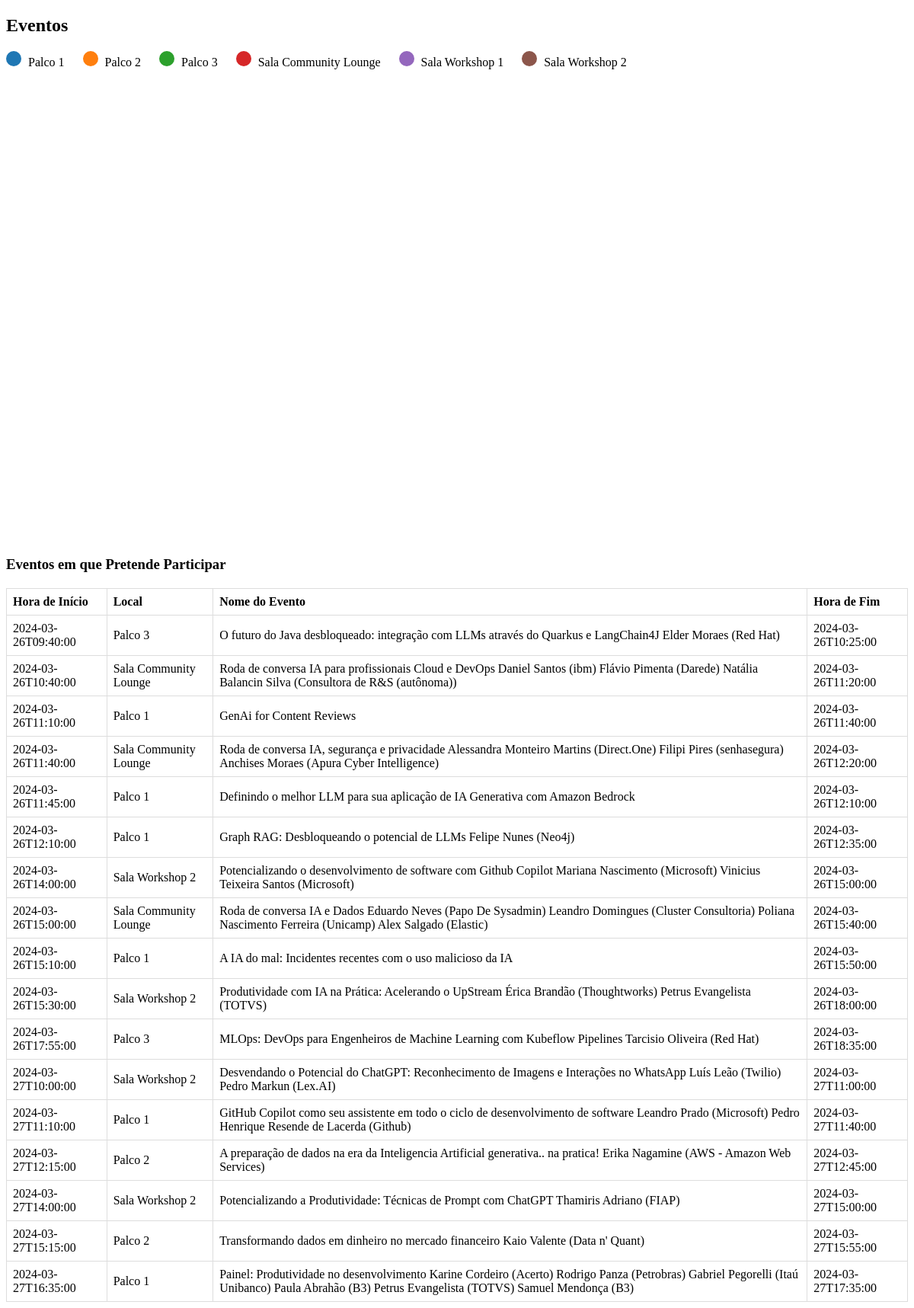
/eventos, run on the app's committed database.
### tables this page shows
CREATE TABLE "eventos" (
	"id"	INTEGER,
	"nome"	TEXT,
	"dia"	TEXT,
	"start"	TEXT,
	"fim"	TEXT,
	"local"	TEXT,
	"pretende_participar"	INTEGER,
	PRIMARY KEY("id" AUTOINCREMENT)
);

### server.py (the view)
@app.route('/eventos')
def eventos():
    conn = sqlite3.connect('eventos.db')
    c = conn.cursor()
    c.execute("SELECT * FROM eventos")
    eventos = c.fetchall()
    eventos.sort(key=lambda x: datetime.strptime(x[3], '%Y-%m-%dT%H:%M:%S'))
    conn.close()
    return render_template('eventos.html', eventos=eventos)

### templates/eventos.html (shortened to what this page needs)
<!DOCTYPE html>
<html>
<head>
    <link rel="stylesheet" href="https://cdnjs.cloudflare.com/ajax/libs/vis/4.21.0/vis.min.css">
</head>
<body>
    <h2 class="text-center mb-4">Eventos</h2>
    <div class="legend">
        <div class="legend-item">
            <div class="legend-color" style="background-color: #1f77b4;"></div>
            Palco 1
        </div>
        <div class="legend-item">
            <div class="legend-color" style="background-color: #ff7f0e;"></div>
            Palco 2
        </div>
        <div class="legend-item">
            <div class="legend-color" style="background-color: #2ca02c;"></div>
            Palco 3
        </div>
        <div class="legend-item">
            <div class="legend-color" style="background-color: #d62728;"></div>
            Sala Community Lounge
        </div>
        <div class="legend-item">
            <div class="legend-color" style="background-color: #9467bd;"></div>
            Sala Workshop 1
        </div>
        <div class="legend-item">
            <div class="legend-color" style="background-color: #8c564b;"></div>
            Sala Workshop 2
        </div>
    </div>
    <div id="timeline"></div>
    <h3 class="text-center mt-5">Eventos em que Pretende Participar</h3>
    <table>
        <thead>
            <tr>
                <th>Hora de Início</th>
                <th>Local</th>
                <th>Nome do Evento</th>
                <th>Hora de Fim</th>
            </tr>
        </thead>
        <tbody>
            {% for evento in eventos %}
            {% if evento[6] == 1 %}
            <tr>
                <td>{{ evento[3] }}</td>
                <td>{{ evento[5] }}</td>
                <td>{{ evento[1] }}</td>
                <td>{{ evento[4] }}</td>
            </tr>
            {% endif %}
            {% endfor %}
        </tbody>
    </table>
</body>
</html>

### templates/eventos.html (style rules this page uses)
#timeline { height: 600px; }
.legend { margin-bottom: 20px; }
.legend-item { display: inline-block; margin-right: 20px; }
.legend-color { display: inline-block; width: 20px; height: 20px; margin-right: 5px; border-radius: 50%; }
table { width: 100%; border-collapse: collapse; margin-top: 20px; }
th, td { border: 1px solid #ddd; padding: 8px; text-align: left; }

### data on the page
eventos: start "2024-03-26T09:40:00", local "Palco 3", nome "O futuro do Java desbloqueado: integração com LLMs através do Quarkus e LangChain4J Elder Moraes (Red Hat)", fim "2024-03-26T10:25:00"
eventos: start "2024-03-26T10:40:00", local "Sala Community Lounge", nome "Roda de conversa IA para profissionais Cloud e DevOps Daniel Santos (ibm) Flávio Pimenta (Darede) Natália Balancin Silva (Consultora de R&S (autônoma))", fim "2024-03-26T11:20:00"
eventos: start "2024-03-26T11:10:00", local "Palco 1", nome "GenAi for Content Reviews", fim "2024-03-26T11:40:00"
eventos: start "2024-03-26T11:40:00", local "Sala Community Lounge", nome "Roda de conversa IA, segurança e privacidade Alessandra Monteiro Martins (Direct.One) Filipi Pires (senhasegura) Anchises Moraes (Apura Cyber Intelligence)", fim "2024-03-26T12:20:00"
eventos: start "2024-03-26T11:45:00", local "Palco 1", nome "Definindo o melhor LLM para sua aplicação de IA Generativa com Amazon Bedrock", fim "2024-03-26T12:10:00"
eventos: start "2024-03-26T12:10:00", local "Palco 1", nome "Graph RAG: Desbloqueando o potencial de LLMs Felipe Nunes (Neo4j)", fim "2024-03-26T12:35:00"
eventos: start "2024-03-26T14:00:00", local "Sala Workshop 2", nome "Potencializando o desenvolvimento de software com Github Copilot Mariana Nascimento (Microsoft) Vinicius Teixeira Santos (Microsoft)", fim "2024-03-26T15:00:00"
eventos: start "2024-03-26T15:00:00", local "Sala Community Lounge", nome "Roda de conversa IA e Dados Eduardo Neves (Papo De Sysadmin) Leandro Domingues (Cluster Consultoria) Poliana Nascimento Ferreira (Unicamp) Alex Salgado (Elastic)", fim "2024-03-26T15:40:00"
eventos: start "2024-03-26T15:10:00", local "Palco 1", nome "A IA do mal: Incidentes recentes com o uso malicioso da IA", fim "2024-03-26T15:50:00"
eventos: start "2024-03-26T15:30:00", local "Sala Workshop 2", nome "Produtividade com IA na Prática: Acelerando o UpStream Érica Brandão (Thoughtworks) Petrus Evangelista (TOTVS)", fim "2024-03-26T18:00:00"
eventos: start "2024-03-26T17:55:00", local "Palco 3", nome "MLOps: DevOps para Engenheiros de Machine Learning com Kubeflow Pipelines Tarcisio Oliveira (Red Hat)", fim "2024-03-26T18:35:00"
eventos: start "2024-03-27T10:00:00", local "Sala Workshop 2", nome "Desvendando o Potencial do ChatGPT: Reconhecimento de Imagens e Interações no WhatsApp Luís Leão (Twilio) Pedro Markun (Lex.AI)", fim "2024-03-27T11:00:00"
eventos: start "2024-03-27T11:10:00", local "Palco 1", nome "GitHub Copilot como seu assistente em todo o ciclo de desenvolvimento de software Leandro Prado (Microsoft) Pedro Henrique Resende de Lacerda (Github)", fim "2024-03-27T11:40:00"
eventos: start "2024-03-27T12:15:00", local "Palco 2", nome "A preparação de dados na era da Inteligencia Artificial generativa.. na pratica! Erika Nagamine (AWS - Amazon Web Services)", fim "2024-03-27T12:45:00"
eventos: start "2024-03-27T14:00:00", local "Sala Workshop 2", nome "Potencializando a Produtividade: Técnicas de Prompt com ChatGPT Thamiris Adriano (FIAP)", fim "2024-03-27T15:00:00"
eventos: start "2024-03-27T15:15:00", local "Palco 2", nome "Transformando dados em dinheiro no mercado financeiro Kaio Valente (Data n' Quant)", fim "2024-03-27T15:55:00"
eventos: start "2024-03-27T16:35:00", local "Palco 1", nome "Painel: Produtividade no desenvolvimento Karine Cordeiro (Acerto) Rodrigo Panza (Petrobras) Gabriel Pegorelli (Itaú Unibanco) Paula Abrahão (B3) Petrus Evangelista (TOTVS) Samuel Mendonça (B3)", fim "2024-03-27T17:35:00"
